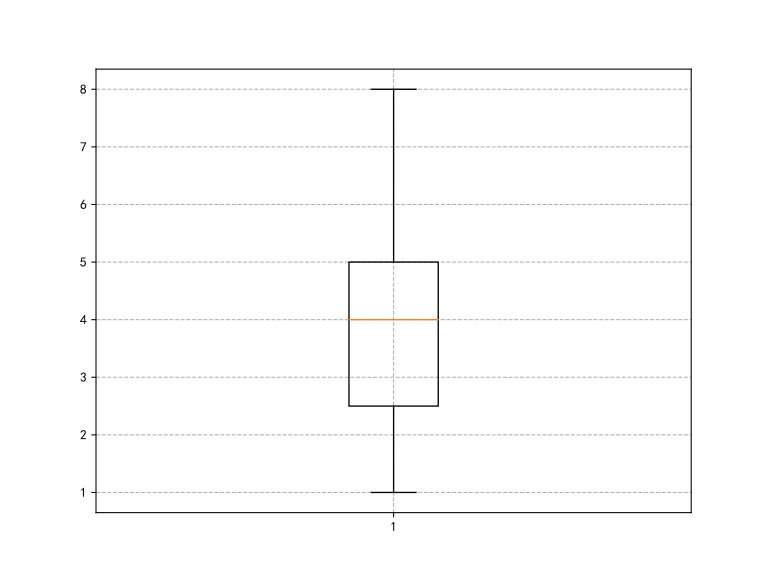

The script that saved this image:
import matplotlib.pyplot as plt
import numpy as np
import pandas as pd

# plt.style.use("ggplot")
plt.rcParams['axes.unicode_minus'] = False
plt.rcParams['font.sans-serif']=['SimHei']
plt.figure(figsize=(8,6))
plt.grid(linestyle = "--")      #设置背景网格线为虚线

a = ([1,1,1,2,2.5,2.5,2.5,2.5,2.5,3,3,3,3,3,3,4,4,4,4,4,4,4,5,5,5,5,5,5,6,6,7,\
	1,1,1,1,1,2,2,2,2,2,2,3,3,3,3,\
	3,3,4,4,5,5,5])
df = pd.DataFrame(a)
# print(df)

#用matplotlib来画出箱型图
plt.boxplot(x=df.values,whis=1.5,meanline=False)
# plt.savefig('box.svg',format='svg')
#建议保存为svg格式，再用inkscape转为矢量图emf后插入word中
plt.show()

#用pandas自带的画图工具更快
# df.boxplot()
# plt.show()
